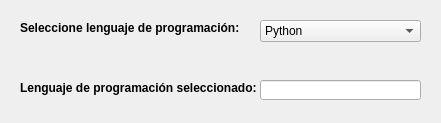
<?xml version="1.0" encoding="UTF-8"?>
<ui version="4.0">
 <class>frmLenguajes</class>
 <widget class="QDialog" name="frmLenguajes">
  <property name="geometry">
   <rect>
    <x>0</x>
    <y>0</y>
    <width>441</width>
    <height>123</height>
   </rect>
  </property>
  <property name="windowTitle">
   <string>Lenguajes de Programación</string>
  </property>
  <widget class="QLabel" name="lblLenguaje">
   <property name="geometry">
    <rect>
     <x>20</x>
     <y>20</y>
     <width>221</width>
     <height>16</height>
    </rect>
   </property>
   <property name="font">
    <font>
     <weight>75</weight>
     <bold>true</bold>
    </font>
   </property>
   <property name="text">
    <string>Seleccione lenguaje de programación:</string>
   </property>
  </widget>
  <widget class="QComboBox" name="cmbLenguaje">
   <property name="geometry">
    <rect>
     <x>260</x>
     <y>20</y>
     <width>161</width>
     <height>22</height>
    </rect>
   </property>
   <property name="currentIndex">
    <number>0</number>
   </property>
   <item>
    <property name="text">
     <string>Python</string>
    </property>
   </item>
   <item>
    <property name="text">
     <string>Java</string>
    </property>
   </item>
   <item>
    <property name="text">
     <string>C#</string>
    </property>
   </item>
   <item>
    <property name="text">
     <string>PHP</string>
    </property>
   </item>
   <item>
    <property name="text">
     <string>JavaScript</string>
    </property>
   </item>
   <item>
    <property name="text">
     <string>C++</string>
    </property>
   </item>
   <item>
    <property name="text">
     <string>SQL</string>
    </property>
   </item>
  </widget>
  <widget class="QLabel" name="lblLenguajeSelec">
   <property name="geometry">
    <rect>
     <x>20</x>
     <y>80</y>
     <width>241</width>
     <height>16</height>
    </rect>
   </property>
   <property name="font">
    <font>
     <weight>75</weight>
     <bold>true</bold>
    </font>
   </property>
   <property name="text">
    <string>Lenguaje de programación seleccionado:</string>
   </property>
  </widget>
  <widget class="QLineEdit" name="txtLenguajeSel">
   <property name="geometry">
    <rect>
     <x>260</x>
     <y>80</y>
     <width>161</width>
     <height>20</height>
    </rect>
   </property>
  </widget>
 </widget>
 <resources/>
 <connections/>
</ui>
